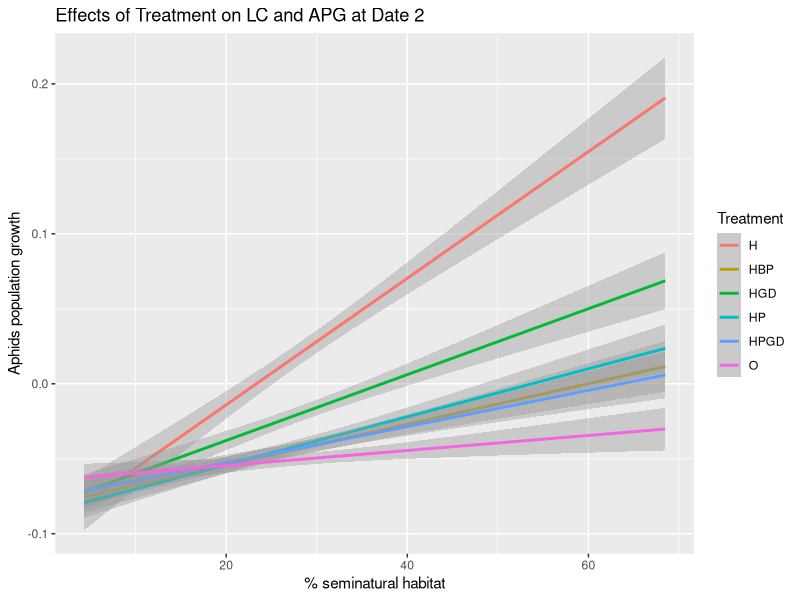

Write R code to recreate this figure.
#Date2_population growth and seminatural habitat
#import data file
library(readr)
Data1 <- read.table("Project data.csv", header = TRUE, dec = ",", sep =";")

####dataframe for sampling date2
DATE2 <- Data1[Data1$Date == "2", ]

#calculate the aphids population growth at date2
logNaphids_D2 <- log(DATE2$aphid_live + 1) - log(DATE2$aphidsinoculated_init + 1) 
APG_D2 <- logNaphids_D2/20

#dataframe for seminatural habitat and aphids population growth at date1 
DATE2APG <- data.frame(DATE2, APG_D2)

####line graph (Figure 1B at date2)
#barplot for % Seminatural habitat and APhid population growth
library(ggplot2)
D2 <- ggplot(DATE2APG, aes(x = Pt.seminatural, y = APG_D2, color = Treatment))
D2 <- D2 + labs(x= "% seminatural habitat", y="Aphids population growth", title = "Effects of Treatment on LC and APG at Date 2")
#if scatter plot is needed
#q <- q + geom_point()
D2 <- D2 + geom_smooth(method = "lm")
print(D2)

